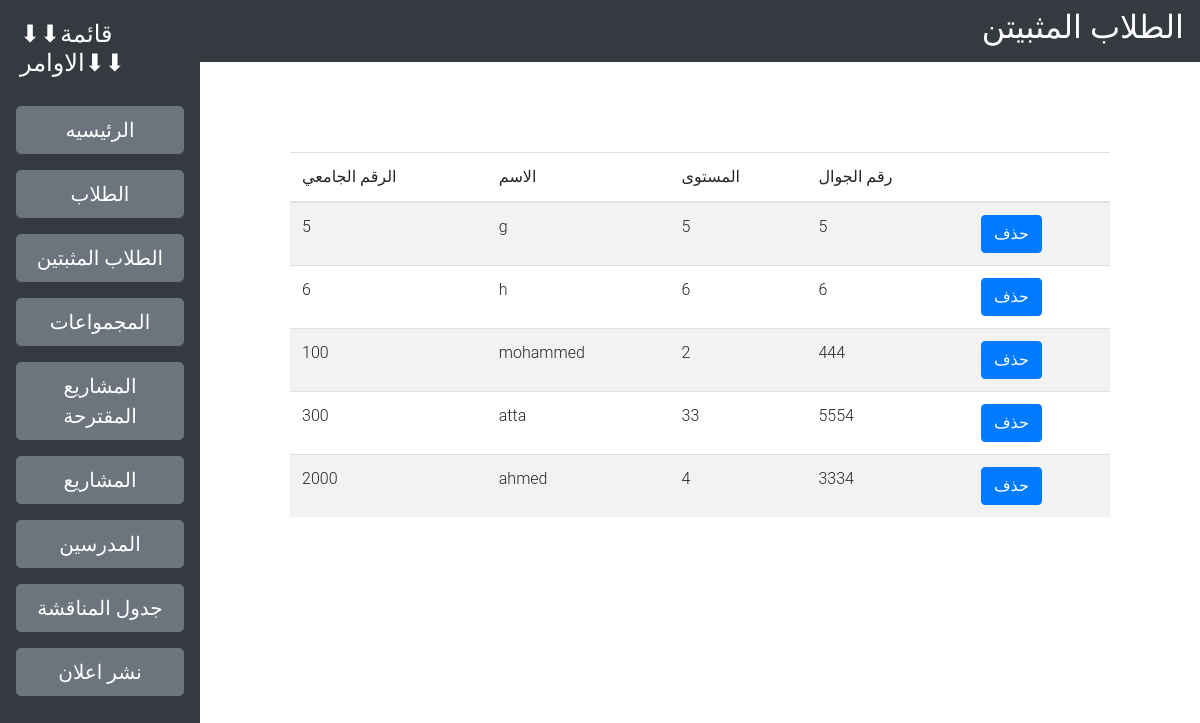
The app's page /studenta.php with its own data.
### tables this page shows
CREATE TABLE `st` (
  `id` int(11) NOT NULL,
  `name` varchar(100) DEFAULT NULL,
  `lv` varchar(50) DEFAULT NULL,
  `phonn` int(11) DEFAULT NULL,
  `active` int(11) DEFAULT NULL
);

### studenta.php (the view, shortened to what this page needs)
<?php
$server = 'localhost';
$user = 'root';
$password = '';
$db_name = 'm';
$conn = new mysqli($server,$user,$password,$db_name);
?>
<!DOCTYPE html>
<html lang="en">
<head>
    <link rel="stylesheet" href="css/style.css">
    <link rel="stylesheet" href="https://stackpath.bootstrapcdn.com/bootstrap/4.3.1/css/bootstrap.min.css">
</head>
<body >
    <div class="row mx-0">
    <div class="col-2" style="padding: 0px"  >
        <div class=" bg-dark" >
        <ul class="nav flex-column">
            <li class="nav-item" >
          <h4 class="text-white" style="margin:20px" >⬇⬇قائمة الاوامر⬇⬇</h4>
      </li>
    <li class="nav-item">
       <a class="nav-link" href="admin.php"> <button type="button" class="btn btn-secondary btn-lg btn-block">الرئيسيه</button>
</a>
      </li>
             <li class="nav-item">
       <a class="nav-link active" href="student.php"><button type="button" class="btn btn-secondary btn-lg btn-block">الطلاب</button>
</a>
      </li>
      <li class="nav-item">
       <a class="nav-link active" href="studenta.php"><button type="button" class="btn btn-secondary btn-lg btn-block">الطلاب المثبتين</button>
</a>
      </li>
      <li class="nav-item">
            <a class="nav-link active" href="gro.php"><button type="button" class="btn btn-secondary btn-lg btn-block">المجمواعات</button>
</a>
      </li>
      <li class="nav-item">
       <a class="nav-link" href="project.php"> <button type="button" class="btn btn-secondary btn-lg btn-block">المشاريع المقترحة</button>
</a>
      </li>
     <li class="nav-item">
       <a class="nav-link" href="projecta.php"> <button type="button" class="btn btn-secondary btn-lg btn-block">المشاريع</button>
</a>
      </li>
    <li class="nav-item">
       <a class="nav-link" href="tech.php"> <button type="button" class="btn btn-secondary btn-lg btn-block">المدرسين</button>
</a>
      </li>
    <li class="nav-item">
       <a class="nav-link" href="shda.php"> <button type="button" class="btn btn-secondary btn-lg btn-block">جدول المناقشة</button>
</a>
      </li>
             <li class="nav-item">
       <a class="nav-link" href="aa.php"> <button type="button" class="btn btn-secondary btn-lg btn-block">نشر اعلان</button>
</a>
      </li>
        <br><br><br>
      </ul>
    </div>
    </div>
       <div class="col-10 " style="padding: 0px ">
        <nav class="navbar navbar-dark bg-dark">
  <h2 class="text-white"> الطلاب المثبيتن</h2>
</nav>
    <div style="padding: 90PX"  >
      <table class="table table-striped">
  <thead>
    <tr>
      <th scope="col">الرقم الجامعي</th>
      <th scope="col">الاسم</th>
      <th scope="col">المستوى</th>
      <th scope="col">رقم الجوال</th>
        <th scope="col"></th>
    </tr>
  </thead>
              <tbody>
   <?php
            $sql = "SELECT * FROM st WHERE active = '1'";
            $result = mysqli_query($conn, $sql);
            while($row = mysqli_fetch_assoc($result)) {
            ?>
            <tr>
                <td><?= $row['id'] ?></td>
                <td><?= $row['name'] ?></td>
                <td><?= $row['lv'] ?></td>
                 <td><?= $row['phonn'] ?></td>
                  <td><form action="delst.php?n1=<?= $row['id'] ?>" method="post"> <button class="btn btn-primary" name="register" type="submit"> حذف</button>  </form></td>
            </tr>
            <?php }
            ?>
  </tbody>
        </table><br>
</div>
    </div>
    </div>
</body>
</html>

### css/style.css (style rules this page uses)
* { margin: 0; font-family: "Roboto", sans-serif, "Helvetica", sans-serif; font-weight: 300; }
.btn { background: #efefef; padding: 10px 15px; text-decoration: none; border-radius: 3px; color: #000; font-weight: 400; }
.container h1, h2, h3 { margin-top: 15px; margin-left: 0; font-weight: 400; }

### records on screen
st: id "5", name "g", lv "5", phonn "5"
st: id "6", name "h", lv "6", phonn "6"
st: id "100", name "mohammed", lv "2", phonn "444"
st: id "300", name "atta", lv "33", phonn "5554"
st: id "2000", name "ahmed", lv "4", phonn "3334"
